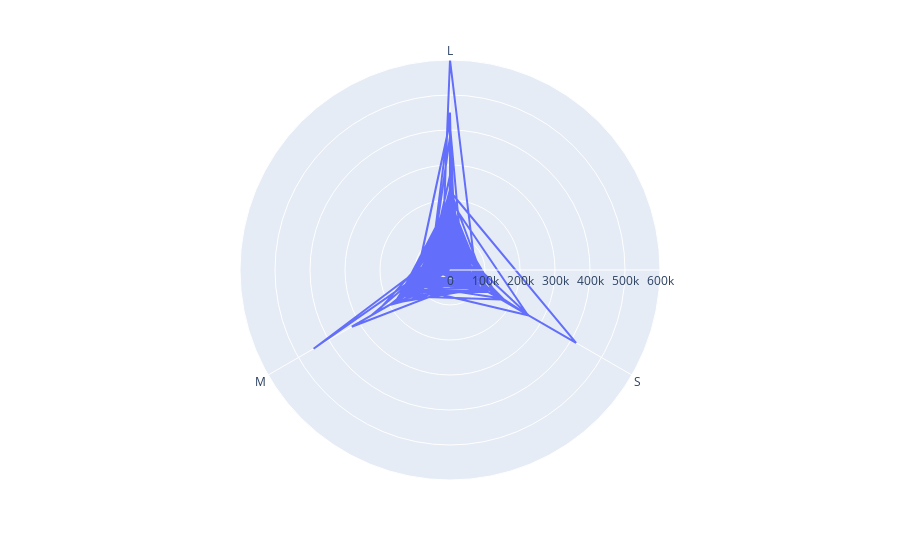

The cell this chart's notebook holds for it:
### Code cell
tmp = df[['company_size', 'salary_in_usd']]
px.line_polar(tmp, r='salary_in_usd', theta='company_size', line_close=False)

### Figure 1 — Plotly figure (JSON) as saved in the notebook; plotly's stock layout.template omitted (floating-point values rounded to 4 significant figures; data arrays with more than 128 entries replaced by an {"elided": "..."} marker saying what was removed)
{"data": [{"hovertemplate": "salary_in_usd=%{r}<br>company_size=%{theta}<extra></extra>", "legendgroup": "", "line": {"color": "#636efa", "dash": "solid"}, "marker": {"symbol": "circle"}, "mode": "lines", "name": "", "r": {"elided": "607 int values"}, "showlegend": false, "subplot": "polar", "theta": {"elided": "607 str values"}, "type": "scatterpolar"}], "layout": {"legend": {"tracegroupgap": 0}, "margin": {"t": 60}, "polar": {"angularaxis": {"direction": "clockwise", "rotation": 90}, "domain": {"x": [0, 1], "y": [0, 1]}}}}
